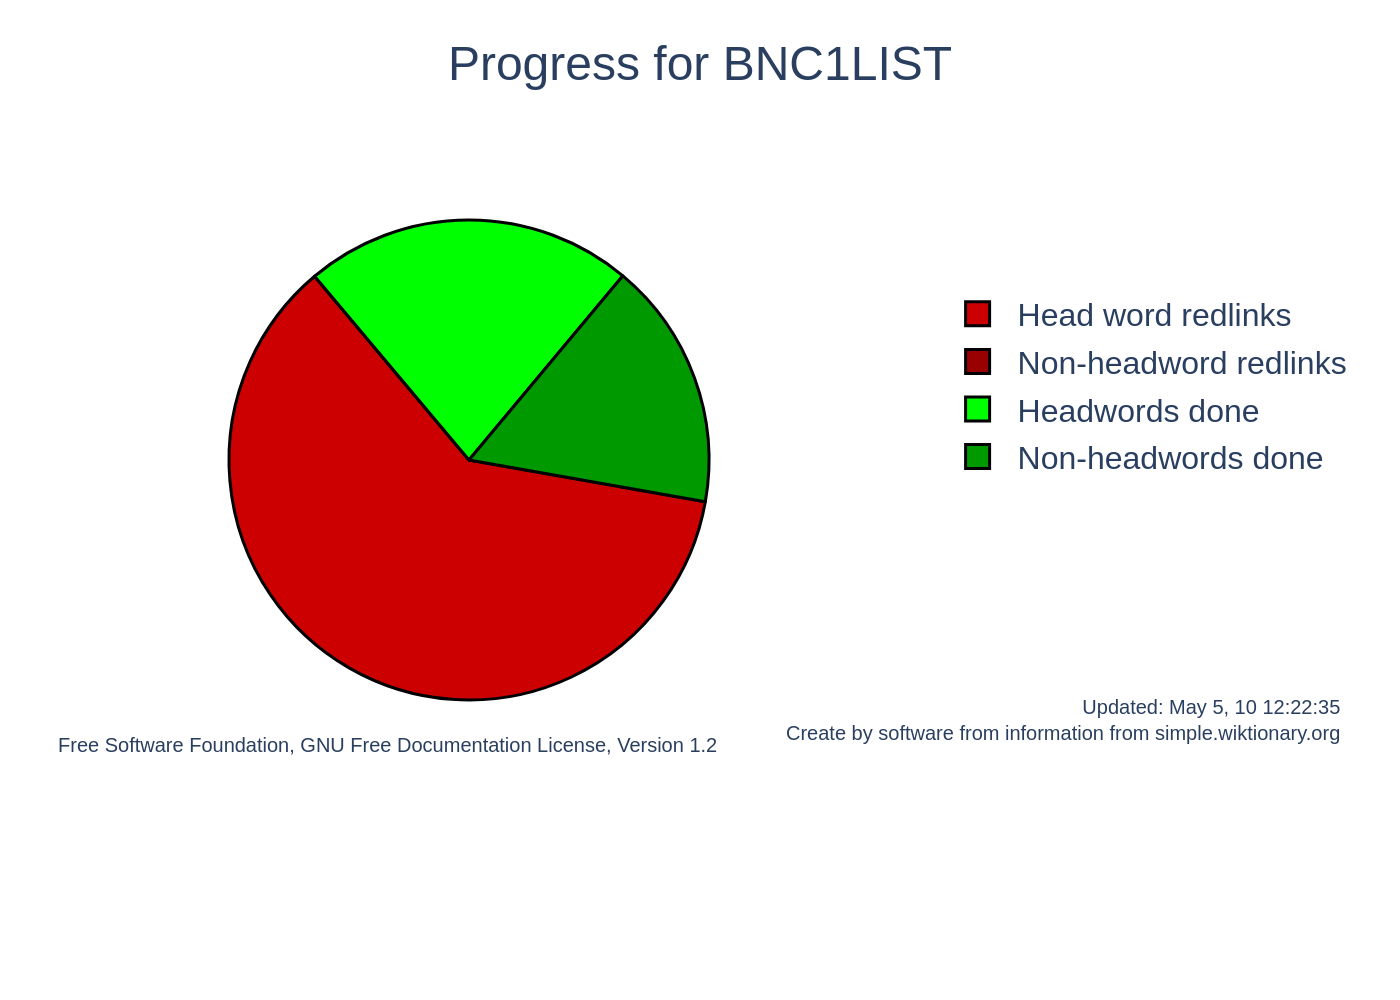

Write Python code to recreate this figure.
import sys
import json
import pathlib
import plotly.graph_objects as go

# Ensure a JSON file path is provided as a command-line argument
if len(sys.argv) != 2:
    print("Usage: python generate_chart.py <path_to_json_file>")
    sys.exit(1)

json_file_path = pathlib.Path(sys.argv[1])

# Check if the provided path is a valid file
if not json_file_path.is_file():
    print(f"Error: File not found at {json_file_path}")
    sys.exit(1)

# Read the JSON data from the file
with open(json_file_path, 'r', encoding='utf-8') as f:
    config = json.load(f)

# Extract data and texts from the JSON object
chart_data = config.get('chart_data', [])
texts = config.get('texts', {})
colors = config.get('colors', [])

# Prepare data for Plotly
labels = [item['label'] for item in chart_data]
values = [item['value'] for item in chart_data]

# Create the figure
fig = go.Figure()

# Add the pie chart trace
fig.add_trace(go.Pie(
    labels=labels,
    values=values,
    marker=dict(colors=colors, line=dict(color='black', width=1.5)),
    sort=False,
    direction='clockwise',
    rotation=100,
    textinfo='none',
    hoverinfo='label+percent',
    domain={'x': [0, 0.65], 'y': [0.1, 0.9]} # Allocate space for the legend
))

# Update the layout of the chart
fig.update_layout(
    title=dict(
        text=texts.get('title'),
        x=0.5,
        font=dict(size=24)
    ),
    font=dict(
        family="Arial",
        size=16
    ),
    legend=dict(
        x=0.68,
        y=0.8,
        traceorder='normal',
        bgcolor='rgba(0,0,0,0)',
        bordercolor='rgba(0,0,0,0)',
        font=dict(size=16)
    ),
    margin=dict(l=20, r=20, t=80, b=120),
    paper_bgcolor='white',
    plot_bgcolor='white',
    showlegend=True,
    annotations=[
        dict(
            text=texts.get('source_left', ''),
            showarrow=False,
            xref="paper",
            yref="paper",
            x=0.01,
            y=0,
            xanchor='left',
            yanchor='bottom',
            align='left',
            font=dict(size=10)
        ),
        dict(
            text=texts.get('source_right', ''),
            showarrow=False,
            xref="paper",
            yref="paper",
            x=0.99,
            y=0.02,
            xanchor='right',
            yanchor='bottom',
            align='right',
            font=dict(size=10)
        )
    ]
)

# Generate the output PNG filename from the input JSON filename
output_filename = json_file_path.stem + ".png"

# Write the figure to a PNG image file
fig.write_image(output_filename, scale=2)

print(f"Chart saved to {output_filename}")
